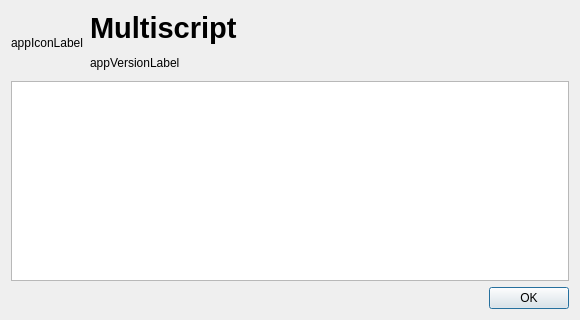
<?xml version="1.0" encoding="UTF-8"?>
<ui version="4.0">
 <class>AboutDialog</class>
 <widget class="QDialog" name="AboutDialog">
  <property name="geometry">
   <rect>
    <x>0</x>
    <y>0</y>
    <width>580</width>
    <height>320</height>
   </rect>
  </property>
  <property name="windowTitle">
   <string>About Multiscript</string>
  </property>
  <layout class="QVBoxLayout" name="verticalLayout">
   <item>
    <layout class="QHBoxLayout" name="horizontalLayout" stretch="0,1">
     <item>
      <widget class="IconLabel" name="appIconLabel">
       <property name="minimumSize">
        <size>
         <width>64</width>
         <height>64</height>
        </size>
       </property>
       <property name="text">
        <string>appIconLabel</string>
       </property>
      </widget>
     </item>
     <item>
      <layout class="QVBoxLayout" name="verticalLayout_2">
       <item>
        <widget class="QLabel" name="appNameLabel">
         <property name="font">
          <font>
           <pointsize>22</pointsize>
           <bold>true</bold>
          </font>
         </property>
         <property name="text">
          <string>Multiscript</string>
         </property>
        </widget>
       </item>
       <item>
        <widget class="QLabel" name="appVersionLabel">
         <property name="text">
          <string>appVersionLabel</string>
         </property>
        </widget>
       </item>
      </layout>
     </item>
    </layout>
   </item>
   <item>
    <widget class="QTextBrowser" name="attributionBrowser">
     <property name="font">
      <font>
       <pointsize>12</pointsize>
      </font>
     </property>
     <property name="openExternalLinks">
      <bool>true</bool>
     </property>
    </widget>
   </item>
   <item>
    <widget class="QDialogButtonBox" name="buttonBox">
     <property name="orientation">
      <enum>Qt::Horizontal</enum>
     </property>
     <property name="standardButtons">
      <set>QDialogButtonBox::Ok</set>
     </property>
    </widget>
   </item>
  </layout>
 </widget>
 <customwidgets>
  <customwidget>
   <class>IconLabel</class>
   <extends>QLabel</extends>
   <header>multiscript.qt_custom.widgets</header>
  </customwidget>
 </customwidgets>
 <resources/>
 <connections>
  <connection>
   <sender>buttonBox</sender>
   <signal>accepted()</signal>
   <receiver>AboutDialog</receiver>
   <slot>accept()</slot>
   <hints>
    <hint type="sourcelabel">
     <x>248</x>
     <y>254</y>
    </hint>
    <hint type="destinationlabel">
     <x>157</x>
     <y>274</y>
    </hint>
   </hints>
  </connection>
  <connection>
   <sender>buttonBox</sender>
   <signal>rejected()</signal>
   <receiver>AboutDialog</receiver>
   <slot>reject()</slot>
   <hints>
    <hint type="sourcelabel">
     <x>316</x>
     <y>260</y>
    </hint>
    <hint type="destinationlabel">
     <x>286</x>
     <y>274</y>
    </hint>
   </hints>
  </connection>
 </connections>
</ui>
